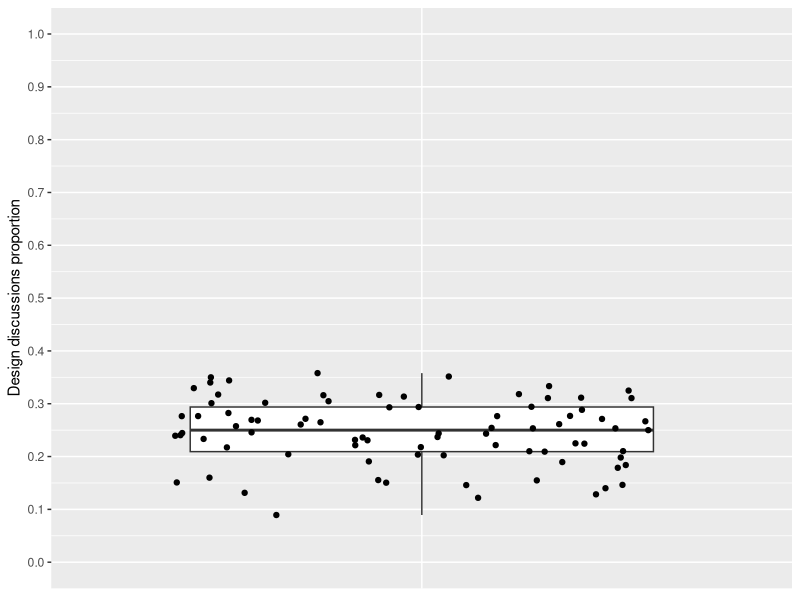

This chart was generated by the following R code:
library("ggplot2")
#theme_set(theme_bw())

data = read.table("../data-to-plot/to-plot-project-design-general-proportion.data", header = T)

gg = ggplot(data, aes(x = factor(0), y = Proportion))

p = gg + geom_boxplot() + theme( axis.title.x=element_blank(),axis.text.x=element_blank(),axis.ticks.x=element_blank() ) + coord_cartesian(ylim=c(0, 1)) + ylab("Design discussions proportion") + geom_jitter() + scale_y_continuous(breaks=seq(0,1,1/10))
ggsave(p, file="../graphs/boxplot-design-proportion-rq1.pdf", width=4, height=4)





#  Proportion     
# Min.   :0.08929  
# 1st Qu.:0.20930  
# Median :0.25000  
# Mean   :0.24598  
# 3rd Qu.:0.29379  
# Max.   :0.35794 
# sd: 0.06219354
